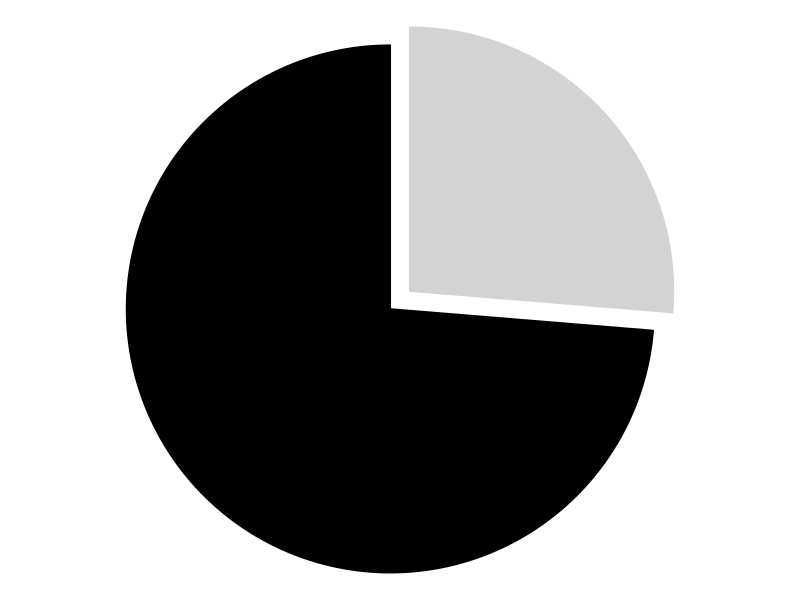
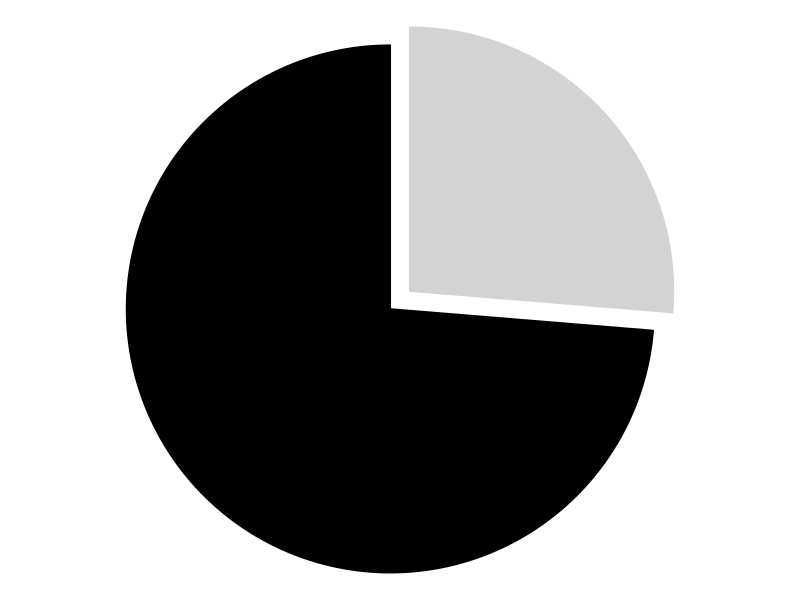

The R source for these figures, in order:
library(tidyverse)
library(scales)
library(ggforce)
library(ggsci)
sales <- c(26.3,73.7)
names<-c("a","b")
share<-sales/sum(sales)*100
data <- data.frame(
  sales,share,names)
ggplot()+
  geom_arc_bar(data=data,aes(x0 = 0, y0 = 0, r0 = 0, r = 1,amount=sales,explode=c(0,0.1),fill=names,color=names),stat="pie")+
  coord_fixed()+theme_void()+theme(legend.position = "none")+scale_color_manual(breaks=c("a","b"),values=c("lightgray","black"))+
  scale_fill_manual(breaks=c("a","b"),values=c("lightgray","black"))
ggsave("Fig.4a.tiff",width=5,height=5,path="D:/")
